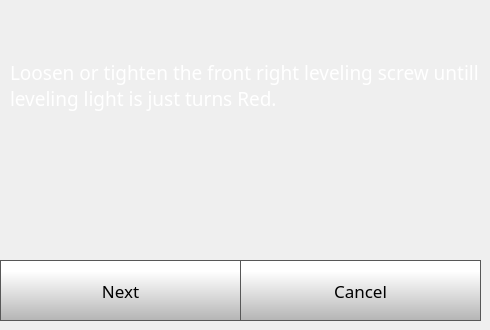
    <widget class="QWidget" name="quickStep2Page">
     <widget class="QLabel" name="calibrateLabel_7">
      <property name="geometry">
       <rect>
        <x>10</x>
        <y>20</y>
        <width>471</width>
        <height>131</height>
       </rect>
      </property>
      <property name="font">
       <font>
        <family>Gotham</family>
        <pointsize>14</pointsize>
        <weight>50</weight>
        <bold>false</bold>
       </font>
      </property>
      <property name="styleSheet">
       <string notr="true">color: rgb(255, 255, 255);</string>
      </property>
      <property name="text">
       <string>Loosen or tighten the front right leveling screw untill leveling light is just turns Red.</string>
      </property>
      <property name="wordWrap">
       <bool>true</bool>
      </property>
     </widget>
     <widget class="QPushButton" name="quickStep2NextButton">
      <property name="geometry">
       <rect>
        <x>0</x>
        <y>260</y>
        <width>241</width>
        <height>61</height>
       </rect>
      </property>
      <property name="font">
       <font>
        <family>Gotham</family>
        <pointsize>13</pointsize>
       </font>
      </property>
      <property name="styleSheet">
       <string notr="true">QPushButton {
     border: 1px solid rgb(87, 87, 87);
	background-color: qlineargradient(spread:pad, x1:0, y1:1, x2:0, y2:0.188, stop:0 rgba(180, 180, 180, 255), stop:1 rgba(255, 255, 255, 255));


}

QPushButton:pressed {
    background-color: qlineargradient(x1: 0, y1: 0, x2: 0, y2: 1,
                                      stop: 0 #dadbde, stop: 1 #f6f7fa);
}

QPushButton:flat {
    border: none; /* no border for a flat push button */
}

QPushButton:default {
    border-color: navy; /* make the default button prominent */
}

QPushButton:focus {
	outline: none;
}</string>
      </property>
      <property name="text">
       <string>Next</string>
      </property>
      <property name="iconSize">
       <size>
        <width>40</width>
        <height>40</height>
       </size>
      </property>
     </widget>
     <widget class="QPushButton" name="quickStep2CancelButton">
      <property name="geometry">
       <rect>
        <x>240</x>
        <y>260</y>
        <width>241</width>
        <height>61</height>
       </rect>
      </property>
      <property name="font">
       <font>
        <family>Gotham</family>
        <pointsize>13</pointsize>
       </font>
      </property>
      <property name="styleSheet">
       <string notr="true">QPushButton {
     border: 1px solid rgb(87, 87, 87);
	background-color: qlineargradient(spread:pad, x1:0, y1:1, x2:0, y2:0.188, stop:0 rgba(180, 180, 180, 255), stop:1 rgba(255, 255, 255, 255));


}

QPushButton:pressed {
    background-color: qlineargradient(x1: 0, y1: 0, x2: 0, y2: 1,
                                      stop: 0 #dadbde, stop: 1 #f6f7fa);
}

QPushButton:flat {
    border: none; /* no border for a flat push button */
}

QPushButton:default {
    border-color: navy; /* make the default button prominent */
}

QPushButton:focus {
	outline: none;
}</string>
      </property>
      <property name="text">
       <string>Cancel</string>
      </property>
      <property name="iconSize">
       <size>
        <width>40</width>
        <height>40</height>
       </size>
      </property>
     </widget>
    </widget>
